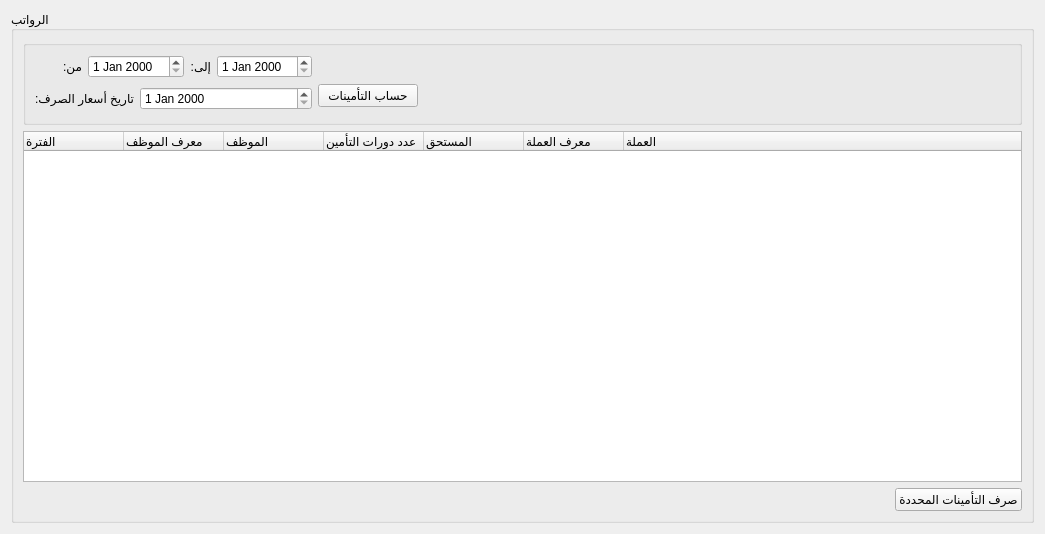
         <widget class="QWidget" name="page_25">
          <property name="geometry">
           <rect>
            <x>0</x>
            <y>0</y>
            <width>1045</width>
            <height>534</height>
           </rect>
          </property>
          <attribute name="label">
           <string>حساب التأمينات</string>
          </attribute>
          <layout class="QGridLayout" name="gridLayout_79">
           <item row="0" column="1">
            <widget class="QGroupBox" name="employees_groupbox_9">
             <property name="minimumSize">
              <size>
               <width>400</width>
               <height>0</height>
              </size>
             </property>
             <property name="maximumSize">
              <size>
               <width>16777215</width>
               <height>16777215</height>
              </size>
             </property>
             <property name="title">
              <string>الرواتب</string>
             </property>
             <layout class="QGridLayout" name="gridLayout_80">
              <item row="0" column="0" colspan="2">
               <widget class="QGroupBox" name="groupBox_22">
                <property name="title">
                 <string/>
                </property>
                <layout class="QGridLayout" name="gridLayout_81">
                 <item row="0" column="1" colspan="2">
                  <widget class="QDateEdit" name="insurance_from_date_input"/>
                 </item>
                 <item row="1" column="0" rowspan="2" colspan="2">
                  <widget class="QLabel" name="label_94">
                   <property name="maximumSize">
                    <size>
                     <width>9999999</width>
                     <height>16777215</height>
                    </size>
                   </property>
                   <property name="text">
                    <string>تاريخ أسعار الصرف:</string>
                   </property>
                  </widget>
                 </item>
                 <item row="1" column="2" rowspan="2" colspan="3">
                  <widget class="QDateEdit" name="insurance_exchange_price_date_input"/>
                 </item>
                 <item row="0" column="4">
                  <widget class="QDateEdit" name="insurance_to_date_input"/>
                 </item>
                 <item row="0" column="6" rowspan="2">
                  <spacer name="horizontalSpacer_52">
                   <property name="orientation">
                    <enum>Qt::Horizontal</enum>
                   </property>
                   <property name="sizeHint" stdset="0">
                    <size>
                     <width>79</width>
                     <height>20</height>
                    </size>
                   </property>
                  </spacer>
                 </item>
                 <item row="0" column="0">
                  <widget class="QLabel" name="label_86">
                   <property name="maximumSize">
                    <size>
                     <width>50</width>
                     <height>16777215</height>
                    </size>
                   </property>
                   <property name="text">
                    <string>من:</string>
                   </property>
                  </widget>
                 </item>
                 <item row="0" column="3">
                  <widget class="QLabel" name="label_87">
                   <property name="maximumSize">
                    <size>
                     <width>50</width>
                     <height>16777215</height>
                    </size>
                   </property>
                   <property name="text">
                    <string>إلى:</string>
                   </property>
                  </widget>
                 </item>
                 <item row="1" column="5">
                  <widget class="QPushButton" name="insurance_calculate_btn">
                   <property name="minimumSize">
                    <size>
                     <width>100</width>
                     <height>0</height>
                    </size>
                   </property>
                   <property name="text">
                    <string>حساب التأمينات</string>
                   </property>
                  </widget>
                 </item>
                </layout>
               </widget>
              </item>
              <item row="1" column="0" colspan="2">
               <widget class="QTreeWidget" name="insurance_result_tree">
                <column>
                 <property name="text">
                  <string>الفترة</string>
                 </property>
                </column>
                <column>
                 <property name="text">
                  <string>معرف الموظف</string>
                 </property>
                </column>
                <column>
                 <property name="text">
                  <string>الموظف</string>
                 </property>
                </column>
                <column>
                 <property name="text">
                  <string>عدد دورات التأمين</string>
                 </property>
                </column>
                <column>
                 <property name="text">
                  <string>المستحق</string>
                 </property>
                </column>
                <column>
                 <property name="text">
                  <string>معرف العملة</string>
                 </property>
                </column>
                <column>
                 <property name="text">
                  <string>العملة</string>
                 </property>
                </column>
               </widget>
              </item>
              <item row="2" column="0">
               <spacer name="horizontalSpacer_54">
                <property name="orientation">
                 <enum>Qt::Horizontal</enum>
                </property>
                <property name="sizeHint" stdset="0">
                 <size>
                  <width>40</width>
                  <height>20</height>
                 </size>
                </property>
               </spacer>
              </item>
              <item row="2" column="1">
               <widget class="QPushButton" name="insurance_process_btn">
                <property name="text">
                 <string>صرف التأمينات المحددة</string>
                </property>
               </widget>
              </item>
             </layout>
            </widget>
           </item>
          </layout>
         </widget>
